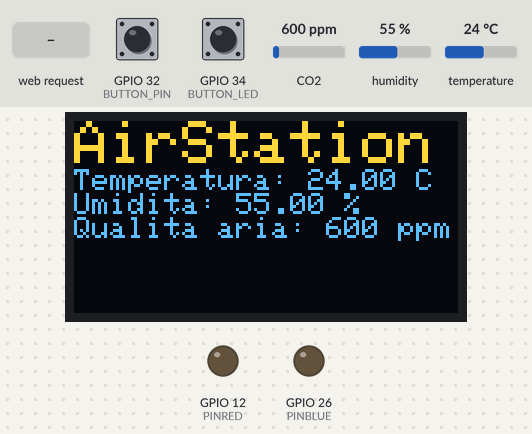
The program below on a simulated ESP32. Shown: 128×64 one-colour display, output pins drawn as LEDs (lit = HIGH). The test bench sets the inputs (shaded band); at power-on: GPIO 32 (BUTTON_PIN) HIGH, GPIO 34 (BUTTON_LED) HIGH, CO2 600 ppm, humidity 55 %, temperature 24 °C. The OLED is the two-colour kind (top 16 rows yellow); what the program prints to the serial monitor is not drawn.

Above: at 1.3 s.
1.4 s: GPIO 32 (BUTTON_PIN) pulled LOW for 3.2 s
At 1.8 s:
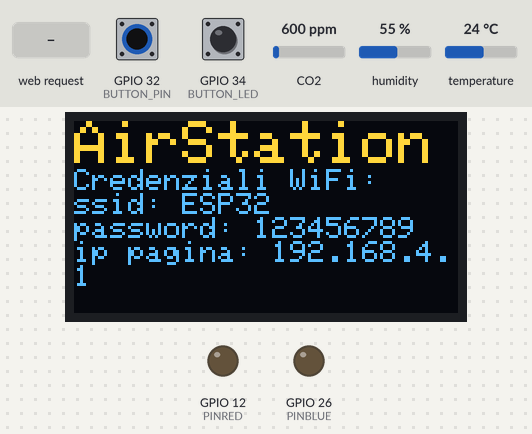
6.1 s: HTTP request GET /fade received
At 6.27 s:
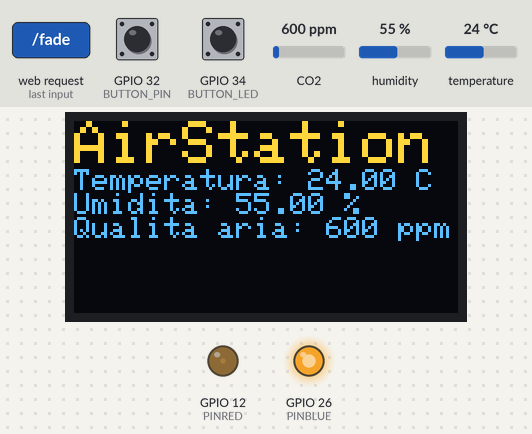
8.5 s: GPIO 34 (BUTTON_LED) pulled LOW for 3.2 s
12.3 s: GPIO 32 (BUTTON_PIN) pulled LOW for 0.15 s
At 12.77 s:
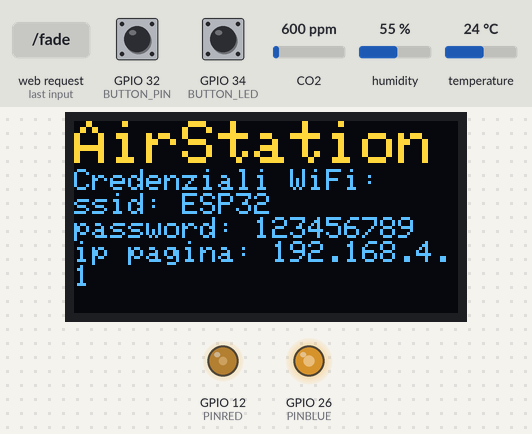
13.0 s: HTTP request GET /red received
14.5 s: GPIO 34 (BUTTON_LED) pulled LOW for 0.15 s
At 15.28 s:
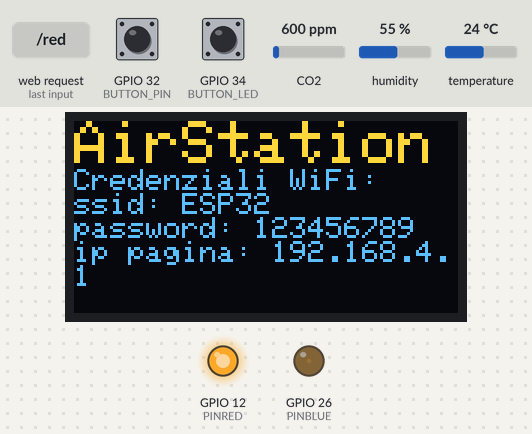
Timing chart, 0 to 16.2 s (numbered marks = the images above; inputs shaded):
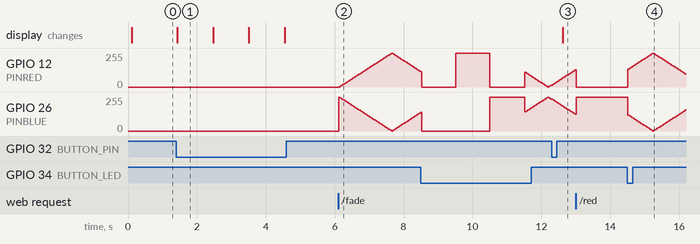

The program:

main.cpp
```cpp
#include <Arduino.h>
#include <WiFi.h>
#include <WebServer.h>
#include "DHT.h"
#include "MQ135.h"
#include "displaymanager.h"
#include "config.h"
#include "handle.h"


// ===== Sensori =====
DHT dht(DHTPIN, DHTTYPE);
MQ135 gasSensor = MQ135(MQ135PIN);

// ===== Web server =====
WebServer server(80);
// ===== Variabili globali =====
std::string ip_str;
int state = 0; // Stato led (0=spento, 1=rosso, 2=blu, 3=fade)

void setup() {
  Serial.begin(115200);

  dht.begin();
  initDisplay(); // Mostra schermata iniziale
  mostraSchermata(0, dht.readTemperature(), dht.readHumidity(), (int)gasSensor.getPPM(), String(ip_str.c_str()));
  pinMode(BUTTON_PIN, INPUT);
  pinMode(BUTTON_LED, INPUT);

  // Configurazione LED con PWM
  ledcSetup(0, 5000, 8); // Canale 0
  ledcAttachPin(PINRED, 0); // LED rosso
  ledcSetup(1, 5000, 8); // Canale 1
  ledcAttachPin(PINBLUE, 1); // LED blu

  // Crea il task per il fade
  xTaskCreatePinnedToCore(fadeTask, "Fade Task", 1000, NULL, 1, NULL, 0);

  // WiFi
  WiFi.softAP(WIFI_SSID, WIFI_PASSWORD);
  Serial.print("Server attivo! IP address: ");
  Serial.println(WiFi.softAPIP());
  ip_str = WiFi.softAPIP().toString().c_str();

  // Web server routes
  server.on("/", handleRoot);
  server.on("/style.css", handleCSS);
  server.on("/fade", handleFade);
  server.on("/red", handleRed);
  server.on("/blue", handleBlue);
  server.on("/off", handleOff);
  server.begin();
  Serial.println("Web server avviato!");


}

void loop() {
  server.handleClient();
  if (digitalRead(BUTTON_PIN) == LOW) { // Bottone premuto (assumendo LOW quando premuto)
    static unsigned long lastPress = 0;
    if (millis() - lastPress > 1000) { // Debounce di 1000ms
      static int schermata = 0;
      schermata = 1 - schermata; // Alterna tra 0 e 1
      mostraSchermata(schermata, dht.readTemperature(), dht.readHumidity(), (int)gasSensor.getPPM(), String(ip_str.c_str()));
      lastPress = millis();
    }
  }

  if (digitalRead(BUTTON_LED) == LOW) { // Bottone LED premuto
    static unsigned long lastPressLED = 0;
    if (millis() - lastPressLED > 1000) { // Debounce di 1000ms
      state = (state + 1) % 4; // Cambia stato dei led
      lastPressLED = millis();
    }
  }

}
```

displaymanager.cpp
```cpp
#include "DisplayManager.h"
#include <Wire.h>
#include "config.h"

#define SCREEN_WIDTH 128
#define SCREEN_HEIGHT 64
#define OLED_RESET    -1

#define SDA_PIN 25
#define SCL_PIN 33


// Crea l'oggetto display
Adafruit_SSD1306 display(SCREEN_WIDTH, SCREEN_HEIGHT, &Wire, OLED_RESET);

void initDisplay() {
    Wire.begin(SDA_PIN, SCL_PIN);
  if(!display.begin(SSD1306_SWITCHCAPVCC, 0x3C)) {
    Serial.println(F("SSD1306 allocation failed"));
    for(;;);
  }
  display.clearDisplay();
  display.display();
}

void mostraSchermata(int schermata, float t, float h, int ppm, String ip) {
  display.clearDisplay();

  display.setTextSize(1);
  display.setTextColor(SSD1306_WHITE);
  display.setCursor(0,0);

  if(schermata == 0) { // schermata con i dati dei sensori
    display.setTextSize(2);
    display.println("AirStation");
    display.setTextSize(1);
    display.println("Temperatura: " + String(t) + " C");
    display.println("Umidita: " + String(h) + " %");
    display.println("Qualita aria: " + String(ppm) + " ppm");

  } else { // schermata con le credenziali WiFi
    display.setTextSize(2);
    display.println("AirStation");
    display.setTextSize(1);
    display.println("Credenziali WiFi:");
    display.println("ssid: " + String(WIFI_SSID));
    display.println("password: " + String(WIFI_PASSWORD));
    display.println("ip pagina: " + String(ip.c_str()));
  }

  display.display();
}
```

displaymanager.h
```cpp
#ifndef DISPLAY_MANAGER_H
#define DISPLAY_MANAGER_H

#include <Adafruit_GFX.h>
#include <Adafruit_SSD1306.h>

// Dichiarazione delle funzioni
void initDisplay();
void mostraSchermata(int schermata, float t, float h, int ppm, String ip);

#endif
```

handle.cpp
```cpp
#include "handle.h"
#include <Arduino.h>
#include "config.h"
#include <WebServer.h>
#include "DHT.h"
#include "MQ135.h"

// Variabili esterne
extern WebServer server;
extern DHT dht;
extern MQ135 gasSensor;
extern int state;


// Gestione delle richieste HTTP
// Root page
void handleRoot() {
  float h = dht.readHumidity();
  float t = dht.readTemperature();
  float rzero = gasSensor.getRZero();
  float ppm = gasSensor.getPPM();
  Serial.printf("Temperatura: %.2f °C, Umidità: %.2f %%, MQ135 PPM: %.2f, RZero: %.2f\n", t, h, ppm, rzero);

  String page = "<!DOCTYPE html><html><head><meta charset='UTF-8'>";
  page += "<title>Dati Sensori</title>";
  page += "<link rel='stylesheet' type='text/css' href='/style.css'>";
  page += "</head><body>";
  page += "<div class='container'>";
  page += "<h1>Dati dai sensori</h1>";
  page += "<p><b>Temperatura:</b> " + String(t) + " °C</p>";
  page += "<p><b>Umidità:</b> " + String(h) + " %</p>";
  page += "<p><b>Qualità aria (MQ135):</b> " + String(ppm) + " ppm</p>";
  page += "<p><i>RZero (valore calibrazione):</i> " + String(rzero) + "</p>";
  page += "<h2>Controllo LED</h2>";
  page += "<div class='box'>"; // Contenitore per i bottoni per i led
  page += "<button onclick=\"fetch('/off')\">OFF LED</button>";
  page += "<button onclick=\"fetch('/fade')\">Fade LED</button>";
  page += "<button onclick=\"fetch('/red')\">Blue LED</button>";
  page += "<button onclick=\"fetch('/blue')\">Red LED</button>";
  page += "</div>";
  page += "</div></body></html>";
  server.send(200, "text/html", page);
}

// CSS per la pagina
void handleCSS() {
  String css = "body { font-family: Arial, sans-serif; background:#f0f0f0; text-align:center; }";
  css += "h1 { color: #2c3e50; }";
  css += ".container { background:white; max-width:400px; margin:50px auto; padding:20px; border-radius:10px; box-shadow:0 4px 10px rgba(0,0,0,0.1); }";
  css += "p { font-size:18px; color:#333; }";
  css += "button { padding:10px 20px; font-size:16px; background:#3498db; color:white; border:none; border-radius:5px; cursor:pointer; }";
  css += ".box { margin-top:20px; display:flex; justify-content:space-around; justify-items:center;  }";
  server.send(200, "text/css", css);
}


// Gestione stato LED

void handleFade() {
  state = 3; // Imposta lo stato del fade
  server.sendHeader("Location", "/", true);
  server.send(200, "text/plain", ""); // reindirizza alla home
}
void handleRed() {
  state = 2; // Imposta lo stato del LED rosso
  server.sendHeader("Location", "/", true);
  server.send(200, "text/plain", ""); // reindirizza alla home
}
void handleBlue() {
  state = 1; // Imposta lo stato del LED blu
  server.sendHeader("Location", "/", true);
  server.send(200, "text/plain", ""); // reindirizza alla home
}
void handleOff() {
  state = 0; // Spegne i LED
  server.sendHeader("Location", "/", true);
  server.send(200, "text/plain", ""); // reindirizza alla home
}

// Task per i LED

void fadeTask(void *pvParameters) {
    int brightness = 0;
    int fadeAmount = 5;

    while(true) {
      if (state == 0) {
            ledcWrite(0, 0);
            ledcWrite(1, 0);
        }
      else if (state == 1) {
            ledcWrite(0, 255);
            ledcWrite(1, 0);
        }
      else if (state == 2) {
            ledcWrite(0, 0);
            ledcWrite(1, 255);
        }
      else if (state == 3) {
            ledcWrite(1, 255-brightness);
            ledcWrite(0, brightness);
            brightness += fadeAmount;
            if (brightness <= 0 || brightness >= 255) fadeAmount = -fadeAmount;
        }
            vTaskDelay(30 / portTICK_PERIOD_MS); // 30ms senza bloccare loop principale
  }
}
```

handle.h
```cpp
#ifndef HANDLE_H
#define HANDLE_H

#include <WebServer.h>

void handleRoot();
void handleCSS();
void handleFade();
void handleRed();
void handleBlue();
void handleOff();
void fadeTask(void *pvParameters);


#endif
```

config.h
```cpp
#ifndef CONFIG_H
#define CONFIG_H

// Pin di sensori, led e bottoni
#define DHTPIN 14
#define DHTTYPE DHT11
#define BUTTON_PIN 32
#define BUTTON_LED 34
#define MQ135PIN 35
#define PINBLUE 26
#define PINRED 12


// WiFi credentials
#define WIFI_SSID "ESP32"
#define WIFI_PASSWORD "123456789"

#endif
```

Measured:
- after the input at 1.4 s, the display: changes at once (image 1)
- after the input at 6.1 s, GPIO 12 (PINRED): rises from 0/255 to 255/255 in 1.5 s, then falls to 115/255 in 0.84 s
- after the input at 12.3 s, the display: changes after 0.32 s (image 3)
- after the input at 14.5 s, GPIO 12 (PINRED): rises from 0/255 to 255/255 in 0.72 s, then falls to 95/255 in 0.96 s
- what the display in image 1 shows lasts 1.1 s, from 1.4 s to 2.5 s
